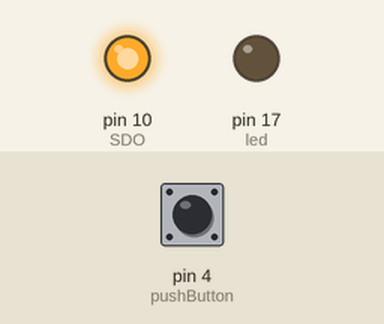
The sketch below on a simulated Arduino Uno, built with avr-gcc and run on an emulated ATmega328P. Parts: output pins drawn as LEDs (lit = HIGH). Inputs (shaded band) come from the test bench; at power-on: pin 4 (pushButton) HIGH. Pins used as bus, display or sensor lines are not drawn.

Above: at 1.2 s.
1.3 s: pin 4 (pushButton) pulled LOW for 0.15 s
At 2.7 s:
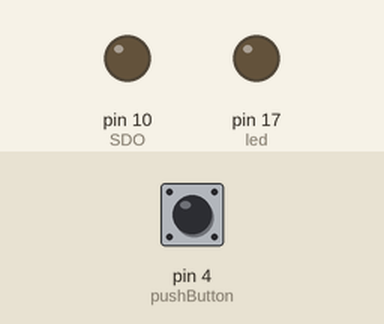
Timing chart, 0 to 4.3 s (numbered marks = the images above; inputs shaded):
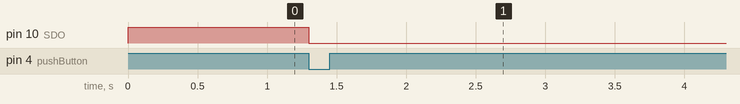

Measured:
- after the input at 1.3 s, pin 10 (SDO): HIGH → LOW at once

The sketch:

Attachment_2.ino
```cpp
/*
  Attachment 2 for Lab 7 of ES52
  Garrett / Michael
 */

// Pins
int led = 17;
int pushButton = 4;
int SDO = 10;
int clock = 9;
int count = 0;
int latchEnable = 8;

// Clock/state variables
int clockDelay = 50;
boolean toggle = false;

// Array version of bytes used here (byte version used in attachment three)

// numitron pin number :    5  3  4  8  9  6  7
// numtron pin label:       a  b  c  d  e  f  g
// TLC pin number:         12 11 10  9  8  7  6
int one[]   =             { 0, 1, 1, 0, 0, 0, 0}; // pins 3,4
int two[]   =             { 0, 1, 1, 1, 1, 0, 1}; // pins 3,4,7,8,9
int three[] =             { 1, 1, 1, 1, 0, 0, 1}; // pins 3,4,5,7,8
int four[]  =             { 0, 1, 1, 0, 0, 1, 1}; // pins 3,4,6,7
int five[]  =             { 1, 0, 1, 1, 0, 1, 1}; // pins 4,5,6,7,8
int six[]   =             { 1, 0, 1, 1, 1, 1, 1}; // pins 4,5,6,7,8,9

void setup() {

  // I/O Pins
  pinMode(pushButton, INPUT);
  pinMode(led, OUTPUT);
  pinMode(SDO, OUTPUT);
  pinMode(latchEnable, OUTPUT);
  pinMode(clock, OUTPUT);

  // Set default values
  digitalWrite(clock, LOW);
  digitalWrite(SDO, LOW);
  digitalWrite(latchEnable, HIGH);

  // Initialize the numitron for testing
  digitalWrite(SDO, HIGH);
  clockPulse();
}

void loop() {

    // 'toggle' boolean is used to only trigger a routine when
    // the button is pressed and not until it is released and then pressed again
    if (digitalRead(pushButton) == LOW)
    {
      // Register button press
      if (toggle)
      {
          toggle = false;
          digitalWrite(SDO, LOW);
          clockPulse();
        }
    }
    // Reset boolean when push button is release (allow for another trigger)
    else
    {
      toggle = true;
    }
}

// Helper function to pulse the clock
void clockPulse() {
  digitalWrite(clock, HIGH);
  digitalWrite(clock, LOW);
}
```
